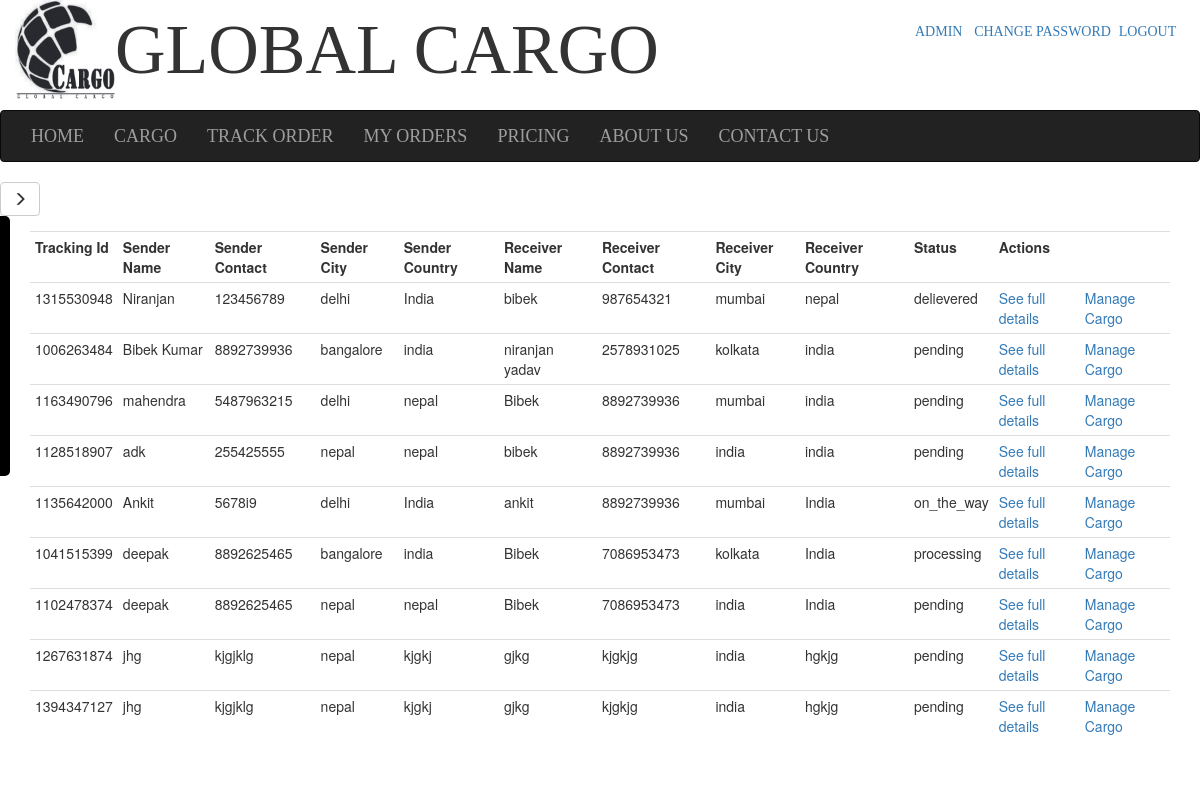
Page /view_all_cargos.php (signed in) on the committed database.
### tables this page shows
CREATE TABLE IF NOT EXISTS `cargo` (
  `id` int(11) NOT NULL,
  `tracking_id` bigint(20) NOT NULL,
  `sender_name` varchar(50) NOT NULL,
  `sender_email` varchar(50) NOT NULL,
  `sender_contact` varchar(11) NOT NULL,
  `sender_address` varchar(255) NOT NULL,
  `sender_pin` int(11) NOT NULL,
  `sender_city` varchar(50) NOT NULL,
  `sender_country` varchar(50) NOT NULL,
  `receiver_name` varchar(50) NOT NULL,
  `receiver_email` varchar(70) NOT NULL,
  `receiver_contact` varchar(11) NOT NULL,
  `receiver_address` varchar(255) NOT NULL,
  `receiver_pin` int(11) NOT NULL,
  `receiver_city` varchar(50) NOT NULL,
  `receiver_country` varchar(50) NOT NULL,
  `weight` float NOT NULL,
  `volume` float NOT NULL,
  `basic_price` float NOT NULL,
  `weight_price` float NOT NULL,
  `volume_price` float NOT NULL,
  `total_price` float NOT NULL,
  `status` varchar(50) NOT NULL
);

### view_all_cargos.php (the view, shortened to what this page needs)
<?php
include('header.php');
include('logo.php');
?>
 <link rel="stylesheet" href="css/sidebar.css">
 <div class="min-height">
    <div id="wrapper">
        <button type="button" class="btn btn-default" aria-label="Left Align" id="menu-toggle">
  <span class="glyphicon glyphicon-menu-right" aria-hidden="true"></span>
</button>
        <div id="sidebar-wrapper">
        </div>
       <div id="page-content-wrapper">
            <div class="container-fluid">
                <div class="row">
                    <div class="col-lg-12">
	<?php
		$query="SELECT * FROM `cargo` ";
		$result=mysql_query($query);
		if($result){
			if(mysql_num_rows($result)>=1){
			echo '
			<table class="table table-condensed">
			<tr>
	<th>Tracking Id</th>
	<th>Sender Name</th>
	<th>Sender Contact</th>
	<th>Sender City</th>
	<th>Sender Country</th>
	<th>Receiver Name</th>
	<th>Receiver Contact</th>
	<th>Receiver City</th>
	<th>Receiver Country</th>
	<th>Status</th>
	<th colspan="2">Actions</th>
</tr>';
				while($rows=mysql_fetch_array($result)){
					echo'<tr>';
					echo'<td>';
					echo $tracking_id=$rows['tracking_id'];
					echo'</td>';
					echo'<td>';
					echo $rows['sender_name'];
					echo'</td>';
						echo'<td>';
					echo $rows['sender_contact'];
					echo'</td>';
						echo'<td>';
					echo $rows['sender_city'];
					echo'</td>';
						echo'<td>';
					echo $rows['sender_country'];
					echo'</td>';
							echo'<td>';
					echo $rows['receiver_name'];
					echo'</td>';
						echo'<td>';
					echo $rows['receiver_contact'];
					echo'</td>';
						echo'<td>';
					echo $rows['receiver_city'];
					echo'</td>';
						echo'<td>';
					echo $rows['receiver_country'];
					echo'</td>';
						echo'<td>';
					echo $rows['status'];
					echo'</td>';
						echo'<td>';
					echo '<a href="see_full_details.php?id=';echo $tracking_id;  echo'">See full details</a>';
					echo'</td>';
						echo'<td>';
					echo '<a href="manage_cargo.php?id=';echo $tracking_id;  echo'">Manage Cargo</a>';
					echo'</td>';
					echo'</tr>';
				}
				echo'</table>';
			}
		}else{
			echo "No request found!";
		}
	 ?>
	 </div>
</div>
	 </div>
</div>
</div>
 </div>

### header.php (shortened to what this page needs)
<!DOCTYPE html>
<html>
<head>
	<link rel="stylesheet" type="text/css" href="css/main.css">
	<link rel="stylesheet" href="https://maxcdn.bootstrapcdn.com/bootstrap/3.3.7/css/bootstrap.min.css">
</head>
<body>

### logo.php (shortened to what this page needs)
<div class="container-fluid">
<div class="row">
	<div class="col-md-1"><img src="images/logo.png" height="100" width="100"></div>
	<div class="col-md-6 " ><p class="company-name"> GLOBAL CARGO</p></div>
<div id="login_register">
	<br>
	<div class="col-md-3 pull-right" type="button" class="btn btn-default">
	<?php
		if ($_SESSION['admin']){
		?>
		<?php
		echo '<a href="requests.php">ADMIN</a>';echo '&nbsp;&nbsp;';
		echo '	<a href="change_password.php">CHANGE PASSWORD</a>' ; echo '&nbsp;&nbsp;';
 		echo '<a href="logout.php">LOGOUT</a>';
	}elseif ($_SESSION['login']){
		?>
		<?php
		echo '&nbsp;&nbsp;&nbsp;&nbsp;&nbsp;&nbsp;&nbsp;&nbsp;';
		echo '	<a href="change_password.php">CHANGE PASSWORD</a>' ; echo '&nbsp;&nbsp;';
 		echo '<a href="logout.php">LOGOUT</a>';
	}
	?>
	</div>
</div>
</div>
</div>
<?php include ('menubar.php');
 ?>

### menubar.php (shortened to what this page needs)
<nav class="navbar navbar-inverse">
  <div class="container-fluid">
    <ul class="nav navbar-nav">
      <li class="a"><a href="index.php">HOME</a></li>
      <li class="a"><a href="cargo.php">CARGO</a></li>
      <li class="a"><a href="track_order.php">TRACK ORDER</a></li>
      <li class="a"><a href="my_orders.php">MY ORDERS</a></li>
      <li class="a"><a href="price.php">PRICING</a></li>
      <li class="a"><a href="aboutus.php">ABOUT US</a></li>
      <li class="a"><a href="contactus.php">CONTACT US</a></li>
    </ul>
  </div>
</nav>

### css/main.css (style rules this page uses)
.company-name { font-size: 70px; font-family: "Times New Roman", Times, serif; }
#login_register a { font-family: "Times New Roman", Times, serif; }
ul li { list-style-type: none; }
.min-height { min-height: 300px; }

### css/sidebar.css (style rules this page uses)
#sidebar-wrapper { z-index: 1; position: absolute; width: 0px; height:260px; overflow-y: hidden; background: #000; border: 5px solid #000; border-radius: 0px 5px 5px 0px ; //opacity: 1; }
#menu-toggle { width:40px; }
#page-content-wrapper { width: 100%; position: absolute; padding: 15px; //border: 5px solid blue; }

### menubar.php (style rules this page uses)
.navbar-inverse { padding top: -15px; padding-bottom: -15px; }
.a { font-size: 18px; font-family: "Times New Roman", Times, serif; }

### rows in the picture
cargo: tracking "1315530948", sender_name "Niranjan", sender_contact "123456789", sender_city "delhi", sender_country "India", receiver_name "bibek", receiver_contact "987654321", receiver_city "mumbai", receiver_country "nepal", status "delievered"
cargo: tracking "1006263484", sender_name "Bibek Kumar", sender_contact "8892739936", sender_city "bangalore", sender_country "india", receiver_name "niranjan yadav", receiver_contact "2578931025", receiver_city "kolkata", receiver_country "india", status "pending"
cargo: tracking "1163490796", sender_name "mahendra", sender_contact "5487963215", sender_city "delhi", sender_country "nepal", receiver_name "Bibek", receiver_contact "8892739936", receiver_city "mumbai", receiver_country "india", status "pending"
cargo: tracking "1128518907", sender_name "adk", sender_contact "255425555", sender_city "nepal", sender_country "nepal", receiver_name "bibek", receiver_contact "8892739936", receiver_city "india", receiver_country "india", status "pending"
cargo: tracking "1135642000", sender_name "Ankit", sender_contact "5678i9", sender_city "delhi", sender_country "India", receiver_name "ankit", receiver_contact "8892739936", receiver_city "mumbai", receiver_country "India", status "on_the_way"
cargo: tracking "1041515399", sender_name "deepak", sender_contact "8892625465", sender_city "bangalore", sender_country "india", receiver_name "Bibek", receiver_contact "7086953473", receiver_city "kolkata", receiver_country "India", status "processing"
cargo: tracking "1102478374", sender_name "deepak", sender_contact "8892625465", sender_city "nepal", sender_country "nepal", receiver_name "Bibek", receiver_contact "7086953473", receiver_city "india", receiver_country "India", status "pending"
cargo: tracking "1267631874", sender_name "jhg", sender_contact "kjgjklg", sender_city "nepal", sender_country "kjgkj", receiver_name "gjkg", receiver_contact "kjgkjg", receiver_city "india", receiver_country "hgkjg", status "pending"
cargo: tracking "1394347127", sender_name "jhg", sender_contact "kjgjklg", sender_city "nepal", sender_country "kjgkj", receiver_name "gjkg", receiver_contact "kjgkjg", receiver_city "india", receiver_country "hgkjg", status "pending"
